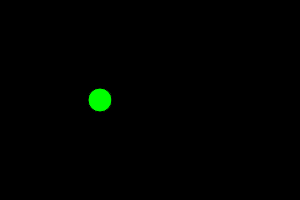
Frame 1 (no input)
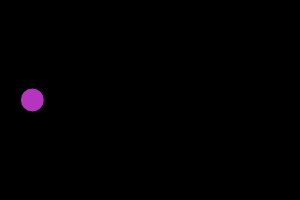
Frame 60 (no input)
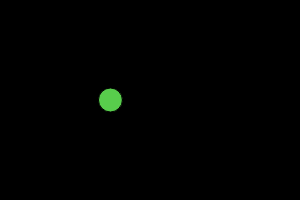
Frame 120 (the mouse pressed at the canvas centre since frame 60)

The p5.js sketch that drew these frames (run headless with seeded random() and noise() and a simulated clock; from frame 60 on, the mouse is pressed at the canvas centre):

// p5.js sketch
// ── sketch.js

var x = 100;
var speed = 10;
var c;

function setup() {
  createCanvas(300, 200);
  c = color(0, 255, 0);
}

function draw() {
  background(0);
  fill(c);
  ellipse(x,100,24,24);
  x = x + speed;

  if (x > width) {
    x = width;
    c = color(random(255),random(255),random(255));
    speed = speed * -0.9;
  } else if (x < 0) {
    x = 0;
    speed = speed * -0.9;
  }
}
